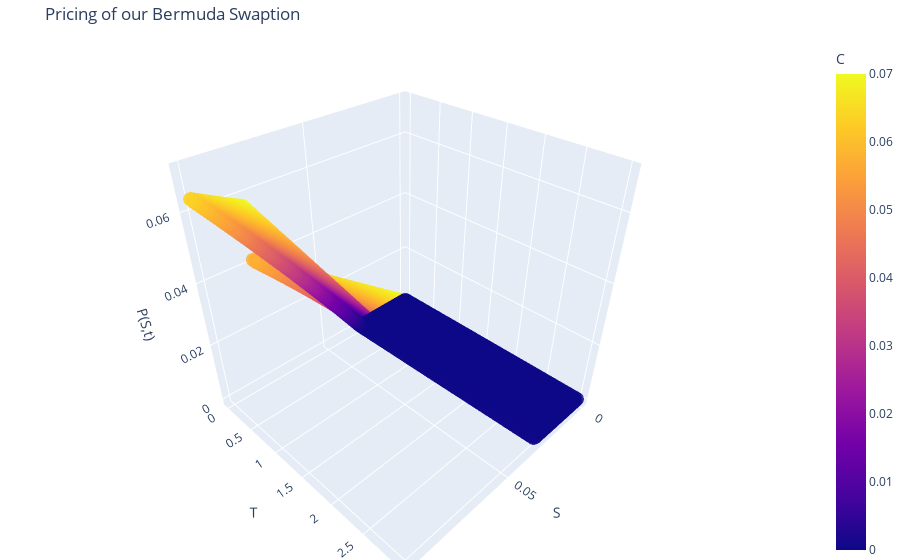

The cell this chart's notebook holds for it:
### Code cell
nt= 100
T = 3
dt = T/nt
nx = 100 
sigma_1 = sigma_params[0]
sigma_2 = sigma_params[1]
sigma_3 = sigma_params[2]
lambda_= 3
exercise_rate = 0.03  # 3%

t_grid = np.linspace(0, T, nt)
x_grid = get_x_grid(lambda_, sigma_1, nx)
dx = abs(x_grid[1] - x_grid[0])

v = np.maximum(x_grid - exercise_rate, 0)

price_list = []

done = False
for t in t_grid[::-1]: 
    if t <= 1 and done == False: #exercice date
        done = True 
        v = np.maximum(x_grid - exercise_rate, 0)
    else : 
        if t > 2 : sigma_h = sigma_3
        elif t > 1 : sigma_h = sigma_2
        elif t > 0 : sigma_h = sigma_1
        yt = compute_phi(t, sigma_h, lambda_)
        f0t = v[0] 
        M = compute_M(x_grid, sigma_h, f0t, yt, lambda_, 0)
        v_previous = np.dot(np.eye(M.shape[0]) - dt * M, v)
        v = v_previous
    price_list.append(v)

plot_3d_surface(t_grid, x_grid, price_list)

### Figure 1 — Plotly figure (JSON) as saved in the notebook; plotly's stock layout.template omitted (floating-point values rounded to 4 significant figures; data arrays with more than 128 entries replaced by an {"elided": "..."} marker saying what was removed)
{"data": [{"hovertemplate": "S=%{x}<br>T=%{y}<br>C=%{marker.color}<extra></extra>", "legendgroup": "", "marker": {"color": {"elided": "10000 float values"}, "coloraxis": "coloraxis", "opacity": 0.8, "size": 5, "symbol": "circle"}, "mode": "markers", "name": "", "scene": "scene", "showlegend": false, "type": "scatter3d", "x": {"elided": "10000 float values"}, "y": {"elided": "10000 float values"}, "z": {"elided": "10000 float values"}}], "layout": {"coloraxis": {"colorbar": {"title": {"text": "C"}}, "colorscale": [[0, "#0d0887"], [0.1111, "#46039f"], [0.2222, "#7201a8"], [0.3333, "#9c179e"], [0.4444, "#bd3786"], [0.5556, "#d8576b"], [0.6667, "#ed7953"], [0.7778, "#fb9f3a"], [0.8889, "#fdca26"], [1, "#f0f921"]]}, "legend": {"tracegroupgap": 0}, "margin": {"b": 0, "l": 0, "r": 0, "t": 40}, "scene": {"domain": {"x": [0, 1], "y": [0, 1]}, "xaxis": {"title": {"text": "S"}}, "yaxis": {"title": {"text": "T"}}, "zaxis": {"title": {"text": "P(S,t)"}}}, "title": {"text": "Pricing of our Bermuda Swaption"}}}
